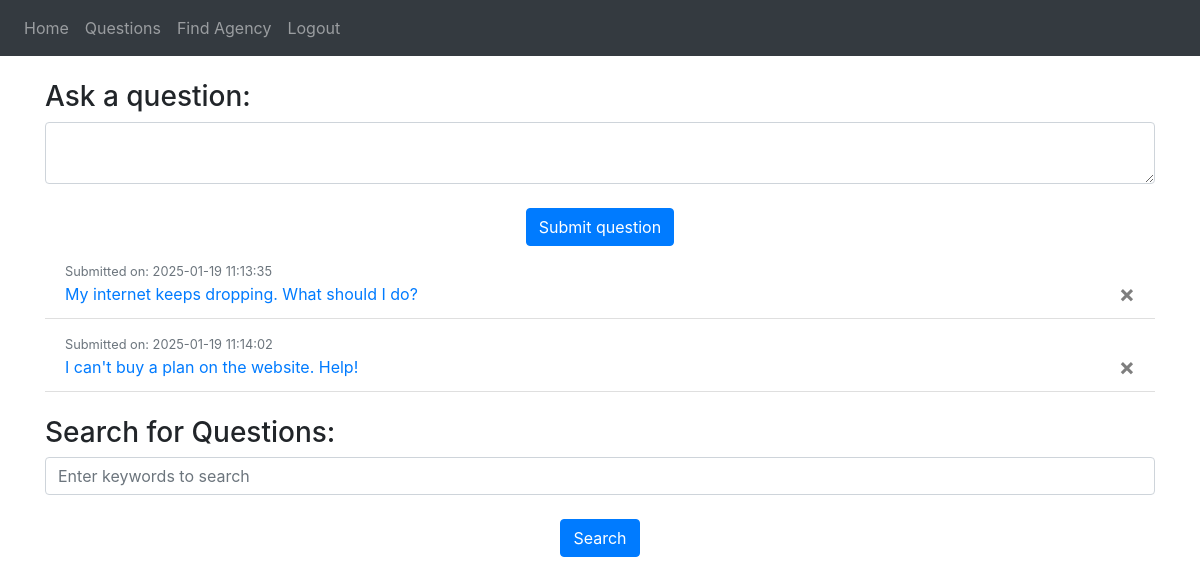
The app's page /questions (signed in) with its own data.
### configuration/models.py (models this page shows)
class Question(db.Model):
    __tablename__ = 'question'
    id = db.Column(db.Integer, primary_key=True)
    userId = db.Column(db.Integer, db.ForeignKey('user.id'), nullable=False)
    content = db.Column(db.Text, nullable=False)
    submittedAt = db.Column(db.DateTime, default=func.now(), nullable=False)
    user = db.relationship('User', back_populates='questions')
    answers = db.relationship('Answer', back_populates='question', cascade='all, delete-orphan')

### configuration/blueprint.py (the view, shortened to what this page needs)
@blp.route('/questions', methods=['GET', 'POST'])
@login_required
def questions():
    keyword = request.args.get('keyword', '')
    questions = []
    if keyword:
        questions = Question.query.filter(Question.content.ilike(f'%{keyword}%')).all()
    return render_template("questions.html", user=current_user, questions=questions, keyword=keyword)

### configuration/__init__.py (called while the page is built)
def create_application():
    app = Flask(__name__)
    app.config['SECRET_KEY'] = 'TTapp'
    app.config['SQLALCHEMY_DATABASE_URI'] = f'sqlite:///{DB_NAME}'
    db.init_app(app)
    app.register_blueprint(blp, url_prefix='/')
    app.register_blueprint(apiblp)
    login_manager = LoginManager()
    login_manager.login_view = 'blp.login'
    login_manager.init_app(app)
    @login_manager.user_loader
    def load_user(id):
        return User.query.get(int(id))
    return app

### configuration/templates/questions.html (shortened to what this page needs)
{% extends "theme.html" %}
{% block content %}
<h3 align="left">Ask a question:</h3>
<form method="POST">
    <textarea name="question" id="question" class="form-control"></textarea>
    <br />
    <div align="center">
      <button type="submit" class="btn btn-primary">Submit question</button>
    </div>
  </form>
<ul class="list-group list-group-flush" id="questions">
  {% for question in user.questions %}
    <li class="list-group-item">
        <small class="text-muted">
            Submitted on: {{ question.submittedAt.strftime('%Y-%m-%d %H:%M:%S') }}
        </small>
        <br />
        <a href="{{ url_for('blp.answers', question_id=question.id) }}">{{ question.content }}</a>
        <button type="button" class="close" onClick="deleteQuestion({{ question.id }})">
            <span aria-hidden="true">&times;</span>
          </button>
    </li>
  {% endfor %}
</ul>
<br>
<h3 align="left">Search for Questions:</h3>
<form method="GET" action="{{ url_for('blp.questions') }}">
    <input type="text" name="keyword" class="form-control" placeholder="Enter keywords to search">
    <br />
    <div align="center">
        <button type="submit" class="btn btn-primary">Search</button>
    </div>
</form>
{% endblock %}

### records on screen
Question: submittedAt "2025-01-19 11:13:35", content "My internet keeps dropping. What should I do?"
Question: submittedAt "2025-01-19 11:14:02", content "I can't buy a plan on the website. Help!"
